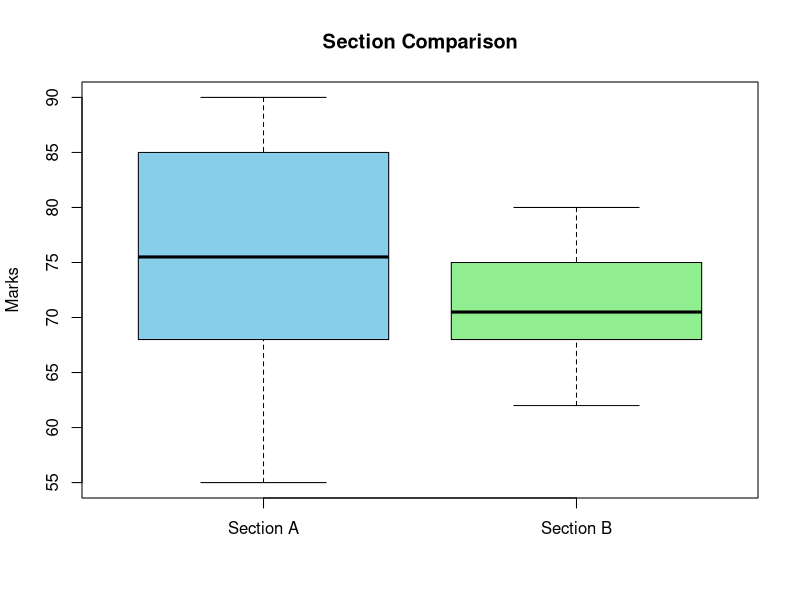

This figure's R source:

A <- c(72,68,81,55,90,74,88,60,77,85)
B <- c(65,70,78,62,69,80,75,73,71,68)

for(x in list(A,B)) {
  cat("Mean:",mean(x),
      "Median:",median(x),
      "Range:",diff(range(x)),"\n")
}

boxplot(A,B,names=c("Section A","Section B"),
        main="Section Comparison",ylab="Marks",
        col=c("skyblue","lightgreen"))
